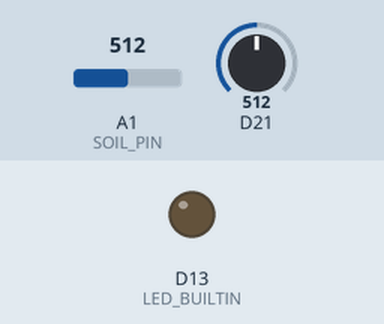
Recording of a sketch running on a simulated Arduino Zero (SAMD21). Parts: output pins drawn as LEDs (lit = HIGH). The inputs (shaded band) are chosen by the test bench; at power-on: A1 (SOIL_PIN) = 512, D21 = 512 (analog values on the 0–1023 scale). No radio packets arrive unless stated; pins used as bus, display or sensor lines are not drawn; what the sketch prints to the serial monitor is not drawn.

Above: at 7.7 s.
Timing chart, 0 to 19.8 s (numbered marks = the images above):
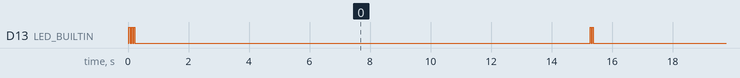

The sketch:

lora_tx.ino
```cpp
// Feather M0 LoRa (RFM95 @ 915 MHz) — JSON TX with SHT31 or soil moisture + low power
// HW: Feather M0 LoRa (RFM95)  | Pins: CS=8, RST=4, INT=3  | VBAT on A7 | Moisture on A1
// Libs: RadioHead (RH_RF95), Adafruit_SleepyDog, Adafruit_SHT31

#include <SPI.h>
#include <Wire.h>
#include <RH_RF95.h>
#include <Adafruit_SleepyDog.h>
#include <Adafruit_SHT31.h>


// ------------ Sensor identity ------------
#define SENSOR_ID 40
#define NAME "SW-High-Tunnel"

// Optional fixed GPS coordinates for sensor registration (set to NAN if unknown)
#define GPS_LATITUDE   44.8395822
#define GPS_LONGITUDE -122.7728593

// 44.8395822°N 122.7728593°W


// ------------ Build-time switches ------------
// MODE: "dev" (print + wireless) or "prod" (wireless only)
#define MODE "dev"
// LED:  "on" to blink LED on transmit in dev, no LEDs in prod
#define LED_MODE "on"
// SENSOR: must be one of "temperature", "soil", or "camera"
// - "temperature": use SHT31-D temperature/humidity sensor
// - "soil":        use capacitive soil moisture sensor on A1
// - "camera":      reserved for camera-triggered node (no onboard reading here)
#define SENSOR "soil"


// Here's what the output looks like:
// TX 0 -> 42 | {"net":165,"sensor_id":1,"name":"test-tx","sequence":0,"millis_since_boot":1981,"battery_v":4.271,"temperature_c":null,"humidity_pct":null,"capacitance_val":3016,"gps_lat":37.4219999,"gps_long":-122.0840575}
//TX 1 -> 42 | {"net":165,"sensor_id":1,"name":"test-tx","sequence":1,"millis_since_boot":2223,"battery_v":4.279,"temperature_c":null,"humidity_pct":null,"capacitance_val":3013,"gps_lat":37.4219999,"gps_long":-122.0840575}

// ------------ RFM95 wiring (Feather M0 LoRa default) ------------
#define RFM95_CS   8
#define RFM95_RST  4
#define RFM95_INT  3

// Soil moisture analog input
#define SOIL_PIN A1

// ------------ Radio params ------------
#define RF95_FREQ_MHZ   915.0     // US ISM band
#define RF95_TX_DBM     10        // 5–13 for bring-up; lower saves power
#define SEND_INTERVAL_MS 15000UL  // extend for battery operation (e.g., 60_000+)

// ------------ Addressing (RadioHead headers) ------------
#define MY_ADDR    ((uint8_t)(SENSOR_ID & 0xFF)) // derive 1-byte radio address
#define DEST_ADDR  0x42           // receiver's node ID
#define NET_ID     0xA5           // app-level network ID (for debugging)

RH_RF95 rf95(RFM95_CS, RFM95_INT);
Adafruit_SHT31 sht31 = Adafruit_SHT31();

static uint32_t seq = 0;

// ------------ Helpers for switches ------------
static bool isDevMode() { return strcmp(MODE, "dev") == 0; }
static bool isLedOn()      { return strcmp(LED_MODE, "on") == 0; }
static bool useTempSensor(){ return strcmp(SENSOR, "temperature") == 0; }
static bool useSoilSensor(){ return strcmp(SENSOR, "soil") == 0; }

// ------------ LED helpers ------------
static void doubleFlashLed() {
  digitalWrite(LED_BUILTIN, HIGH); delay(30); digitalWrite(LED_BUILTIN, LOW); delay(30);
  digitalWrite(LED_BUILTIN, HIGH); delay(30); digitalWrite(LED_BUILTIN, LOW);
}

// Feather M0 battery sense: A7 with 2:1 divider to 3.3V ADC ref
static float readVBAT() {
  analogReadResolution(12); // 0..4095 on SAMD21
  uint16_t raw = analogRead(A7);
  // Vbat = raw/4095 * 3.3V * 2 (divider)
  return (raw * (3.3f / 4095.0f) * 2.0f);
}

static void hardResetRadio() {
  pinMode(RFM95_RST, OUTPUT);
  digitalWrite(RFM95_RST, HIGH); delay(10);
  digitalWrite(RFM95_RST, LOW);  delay(10);
  digitalWrite(RFM95_RST, HIGH); delay(10);
}

static void sleepFor(uint32_t ms) {
  while (ms > 0) {
    int s = Watchdog.sleep(ms);
    if (s <= 0) break;
    ms -= s;
  }
}

// ------------ App organization: power on / measure / transmit ------------
static void powerOn() {
  // Optional debug UART (dev only to save power in prod)
  if (isDevMode()) {
    Serial.begin(115200);
    while (!Serial && millis() < 3000) {}
  }

  // Sensors
  if (useTempSensor()) {
    Wire.begin();
    if (!sht31.begin(0x44)) {
      if (!sht31.begin(0x45)) {
    if (isDevMode()) Serial.println("SHT31 not found");
      }
    }
    sht31.heater(false);
  } else if (useSoilSensor()) {
    analogReadResolution(12);
    pinMode(SOIL_PIN, INPUT);
  }

  // Radio init
  hardResetRadio();
  if (!rf95.init()) {
    pinMode(LED_BUILTIN, OUTPUT);
    if (isDevMode()) Serial.println("RFM95 init failed");
    if (isDevMode()) {
      while (1) { digitalWrite(LED_BUILTIN, !digitalRead(LED_BUILTIN)); delay(100); }
    } else {
      while (1) { delay(1000); }
    }
  }

  rf95.setFrequency(RF95_FREQ_MHZ);
  // Lower TX power in prod to save energy (tune as needed)
  rf95.setTxPower(isDevMode() ? RF95_TX_DBM : 5, false); // PA_BOOST
  // rf95.setModemConfig(RH_RF95::Bw125Cr48Sf4096); // For long range if needed

  // Addressing & filtering
  rf95.setThisAddress(MY_ADDR);
  rf95.setHeaderFrom(MY_ADDR);

  // Optional: LED pulse on boot (dev only)
  pinMode(LED_BUILTIN, OUTPUT);
  if (isDevMode()) {
    digitalWrite(LED_BUILTIN, HIGH); delay(40); digitalWrite(LED_BUILTIN, LOW);
  }
}

static void measure(char* json, size_t jsonSize) {
  // Common readings
  const float vbat = readVBAT();
  const uint32_t millisSinceBoot = millis();

  // Sensor readings
  float tempC = NAN, rh = NAN;
  int soilCap = -1;

  if (useTempSensor()) {
    tempC = sht31.readTemperature();
    rh    = sht31.readHumidity();
  } else if (useSoilSensor()) {
    analogReadResolution(12);
    soilCap = analogRead(SOIL_PIN);
  }

  // Prepare field tokens (either numeric string or null)
  char tempBuf[16]; const char* temperatureTok = "null";
  char rhBuf[16];   const char* humidityTok    = "null";
  char mBuf[16];    const char* capacitanceTok = "null";
  if (!isnan(tempC)) { snprintf(tempBuf, sizeof(tempBuf), "%.2f", tempC); temperatureTok = tempBuf; }
  if (!isnan(rh))    { snprintf(rhBuf,  sizeof(rhBuf),  "%.2f", rh);  humidityTok    = rhBuf; }
  if (soilCap >= 0)  { snprintf(mBuf,   sizeof(mBuf),   "%d",   soilCap); capacitanceTok = mBuf; }

  // Build compact JSON
  // {"net":165,"sensor_id":1,"name":"x","sensor_type":"soil","sequence":1,"millis_since_boot":1,"battery_v":4.12,
  //  "temperature_c":..,"humidity_pct":..,"capacitance_val":..,"gps_lat":..,"gps_long":..}
  int n = snprintf(
    json, jsonSize,
    "{\"net\":%u,\"sensor_id\":%u,\"name\":\"%s\",\"sensor_type\":\"%s\",\"sequence\":%lu,\"millis_since_boot\":%lu,\"battery_v\":%.3f,\"temperature_c\":%s,\"humidity_pct\":%s,\"capacitance_val\":%s,\"gps_lat\":%.7f,\"gps_long\":%.7f}",
    (unsigned)NET_ID,
    (unsigned)SENSOR_ID,
    NAME,
    SENSOR,
    (unsigned long)seq,
    (unsigned long)millisSinceBoot,
    vbat,
    temperatureTok,
    humidityTok,
    capacitanceTok,
    (double)GPS_LATITUDE,
    (double)GPS_LONGITUDE
  );
  if (n < 0 || (size_t)n >= jsonSize) {
    strcpy(json, "{\"err\":\"pkt_ovf\"}");
  }
}

static void transmit(const char* json) {
  // Address headers (RadioHead)
  rf95.setHeaderTo(DEST_ADDR);
  rf95.setHeaderId((uint8_t)(seq & 0xFF));
  rf95.setHeaderFlags(0x00);

  // Send
  rf95.send((const uint8_t*)json, strlen(json));
  rf95.waitPacketSent();

  // LED activity indication: dev only; no LEDs in prod
  if (isDevMode() && isLedOn()) {
    doubleFlashLed();
  }

  // Optional serial log (dev only)
  if (isDevMode()) {
    Serial.print("TX "); Serial.print(seq);
    Serial.print(" -> "); Serial.print(DEST_ADDR, HEX);
    Serial.print(" | "); Serial.println(json);
  }
}

void setup() {
  powerOn();
}

void loop() {
  char json[256];
  measure(json, sizeof(json));
  transmit(json);
  seq++;
  rf95.sleep();
  sleepFor(SEND_INTERVAL_MS);
}
```

Measured:
- by itself, D13 (LED_BUILTIN): repeats every 15.2 s: HIGH 0.03 s, LOW 0.03 s, HIGH 0.03 s, LOW 15.1 s
